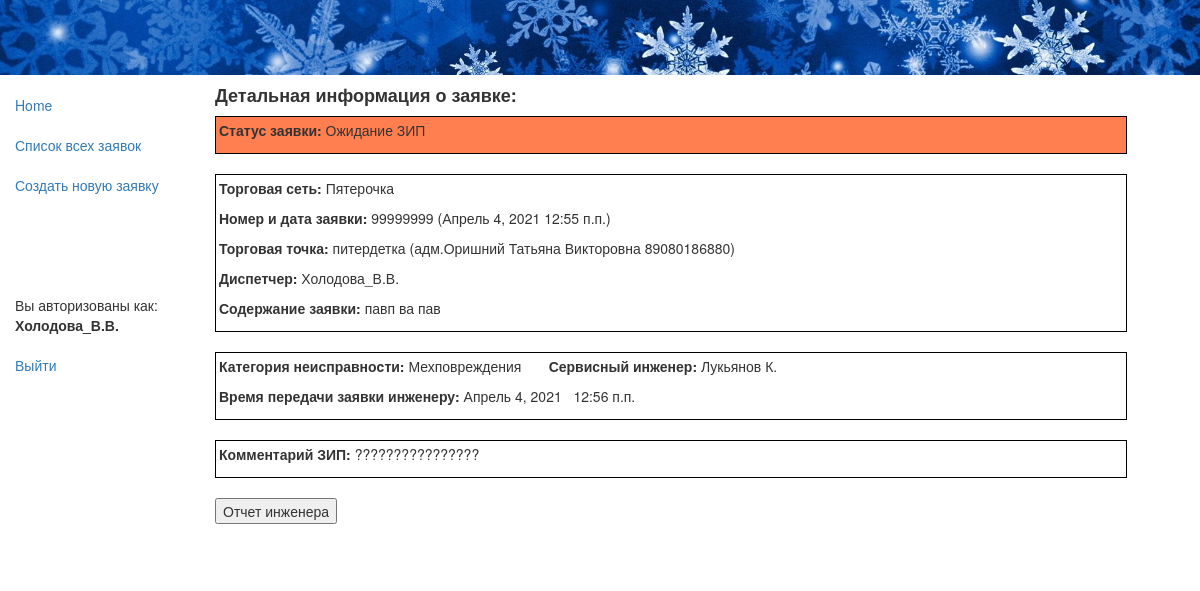
/app/rec/119 (signed in), run on the app's committed database.
### app/models.py (models this page shows, shortened)
class Rec(models.Model):
    status = models.ForeignKey(Status, null=True, on_delete=models.SET_NULL, default=4, verbose_name="Статус заявки")
    retail = models.ForeignKey(Retail, null=True, on_delete=models.SET_NULL, verbose_name="Торговая сеть")
    rec_date = models.DateField(auto_now_add=True, verbose_name="Дата создания заявки")
    rec_time = models.TimeField(auto_now_add=True, verbose_name="Время создания заявки")
    user = models.ForeignKey(User, null=True, on_delete=models.SET_NULL, verbose_name="Диспетчер")
    customer = models.CharField(max_length=100, verbose_name="ФИО инициатора заявки")
    rec_num = models.CharField(verbose_name='Номер заявки', max_length=8)
    store = models.ForeignKey(Store, null=True, on_delete=models.SET_NULL, verbose_name="Торговая точка, адрес")
    description = models.TextField(max_length=1000, verbose_name="Содержание заявки")
    trouble = models.ForeignKey(Trouble, null=True, on_delete=models.SET_NULL, verbose_name="Категория неисправности")
    tech = models.ForeignKey(Tech, null=True, on_delete=models.SET_NULL, verbose_name="Сервисный инженер")
    sign_day = models.DateField(null=True, verbose_name="Дата передачи заявки инженеру")
    sign_time = models.TimeField(null=True, verbose_name="Время передачи заявки инженеру")
    zip_comment = models.TextField(max_length=1000, null=True, verbose_name="Комментарий ЗИП")
    visit_day_begin = models.DateField(null=True, verbose_name="Дата начала работ")
    visit_time_begin = models.TimeField(null=True, verbose_name="Время начала работ")
    visit_day_end = models.DateField(null=True, verbose_name="Дата окончания работ")
    visit_time_end = models.TimeField(null=True, verbose_name="Время окончания работ")
    result = models.TextField(null=True, max_length=1000, verbose_name="Результат выезда")
    form = models.CharField(null=True, max_length=10, verbose_name="Номер заказа-наряда")
    jpg = models.ImageField(upload_to='images', null=True, verbose_name="Скан-копия заказа-наряда")
    class Meta:
        verbose_name = 'Заявка'
        verbose_name_plural = 'Заявки'
        ordering = ['-rec_time'] # отображение заявок в rec-list.html в обратном порядке по времени
        permissions = (("can_create_update", "Может rec_create и rec_update"),
                       ("can_list_detail", "Может rec_list и rec_detail"),
                       )
    def get_upd2_url(self):
        return reverse('rec_update2', args=[str(self.id)])

class Status(models.Model):
    name = models.CharField(max_length=32, help_text="Состояние заявки")
    class Meta:
        verbose_name = 'Статус'
        verbose_name_plural = 'Статусы'
    def __str__(self):
        return self.name

class Retail(models.Model):
    name = models.CharField(max_length=64, help_text="Торговая сеть")
    class Meta:
        verbose_name = 'Торговая сеть'
        verbose_name_plural = 'Торговые сети'
    def __str__(self):
        return self.name

class Store(models.Model):
    name = models.CharField(max_length=96, help_text="Торговая точка, адрес")
    retail = models.ForeignKey(Retail, null=True, on_delete=models.SET_NULL, verbose_name="Торговая сеть")
    class Meta:
        verbose_name = 'Магазин'
        verbose_name_plural = 'Магазины'
    def __str__(self):
        return self.name

class Trouble(models.Model):
    name = models.CharField(max_length=32, help_text="Категория неисправности")
    class Meta:
        verbose_name = 'Неисправность'
        verbose_name_plural = 'Неисправности'
    def __str__(self):
        return self.name

class Tech(models.Model):
    name = models.CharField(max_length=64, help_text="Сервисный инженер")
    class Meta:
        verbose_name = 'Инженер'
        verbose_name_plural = 'Инженеры'
    def __str__(self):
        return self.name

### app/views.py (the view)
# urls.py: url(r'^rec/(?P<pk>\d+)$', views.RecDetailView.as_view(), name='rec_detail'),
class RecDetailView(PermissionRequiredMixin, generic.DetailView):
    model = Rec
    permission_required = 'app.can_list_detail'
    extra_context = {'gray': gray, 'blue': blue, 'yellow': yellow, 'green': green, 'red': red}

### app/templates/app/rec_detail.html (shortened to what this page needs)
{% extends "base_generic.html" %}
{% block content %}
  <h4><strong>Детальная информация о заявке:</strong></h4>
                {% if rec.status == gray %}
     <div style="border: 1px solid black; background-color: #A9A9A9; padding: 3px; width:94%;">
                <p> <strong>Статус заявки:</strong>&nbsp;{{ rec.status }}&nbsp;</p></div>
                {% elif rec.status == blue %}
     <div style="border: 1px solid black; background-color: #00BFFF; padding: 3px; width:94%;">
                <p> <strong>Статус заявки:</strong>&nbsp;{{ rec.status }}&nbsp;</p></div>
                {% elif rec.status == red %}
     <div style="border: 1px solid black; background-color: #FF7F50; padding: 3px; width:94%;">
                <p> <strong>Статус заявки:</strong>&nbsp;{{ rec.status }}&nbsp;</p></div>
                {% elif rec.status == yellow %}
     <div style="border: 1px solid black; background-color: #FFD700; padding: 3px; width:94%;">
                <p> <strong>Статус заявки:</strong>&nbsp;{{ rec.status }}&nbsp;</p></div>
                {% elif rec.status == green %}
     <div style="border: 1px solid black; background-color: #32CD32; padding: 3px; width:94%;">
                <p> <strong>Статус заявки:</strong>&nbsp;{{ rec.status }}&nbsp;</p></div>
                {% endif %}
 <br>
  <div style="border: 1px solid black; background-color: white; padding: 3px; width:94%;">
      <p><strong>Торговая сеть:</strong>&nbsp;{{ rec.retail }} </p>
      <p><strong>Номер и дата заявки:</strong>&nbsp;{{ rec.rec_num }} ({{ rec.rec_date }} {{ rec.rec_time }})</p>
      <p><strong>Торговая точка:</strong>&nbsp;{{ rec.store }} ({{ rec.customer }}) </p>
      <p><strong>Диспетчер:</strong>&nbsp;{{ rec.user }}</p>
      <p><strong>Содержание заявки:</strong>&nbsp;{{ rec.description }}</p></div><br>
{% if rec.sign_day and rec.sign_time %}
  <div style="border: 1px solid black; background-color: white; padding: 3px; width:94%;">
  <p><strong>Категория неисправноcти:</strong>&nbsp;{{ rec.trouble }}  &nbsp; &nbsp; &nbsp;
    <strong>Сервисный инженер:</strong>&nbsp;{{ rec.tech }}</p>
  <p><strong>Время передачи заявки инженеру:</strong>&nbsp;{{ rec.sign_day }}&nbsp; &nbsp;{{ rec.sign_time }}</p></div><br>
{% endif %}
{% if rec.sign_day and rec.sign_time and rec.zip_comment %}
  <div style="border: 1px solid black; background-color: white; padding: 3px; width:94%;">
  <p><strong>Комментарий ЗИП:</strong>&nbsp;{{ rec.zip_comment }}  &nbsp; &nbsp; &nbsp;
   </p></div><br>
{% endif %}
{% if rec.sign_day and rec.sign_time and not rec.visit_day_begin and not rec.visit_time_begin and not rec.visit_day_end and not rec.visit_time_end %}
{% if perms.app.can_create_update %}
<form action="{{ rec.get_upd2_url }}">
   <button>Отчет инженера</button>
  </form><br>
<br>
{% endif %}
{% endif %}
{% endblock %}

### app/templates/base_generic.html (shortened to what this page needs)
<!DOCTYPE html>
<html lang="en">
<head>
  <link rel="stylesheet" href="https://maxcdn.bootstrapcdn.com/bootstrap/3.3.7/css/bootstrap.min.css">
  {% load static %}
  <link rel="stylesheet" href="{% static 'css/styles.css' %}">
  <img src="{% static 'images/snow.jpg' %}" alt="Snow" style="width:100%;"/>
</head>
<body>
  <div class="container-fluid">
    <div class="row">
      <div class="col-sm-2">
      {% block sidebar %}
      <ul class="sidebar-nav">
          <li><a href="{% url 'index' %}">Home</a></li> <br>
          {% if perms.app.can_list_detail %}
          <li><a href="{% url 'recs' %}">Список всех заявок</a></li>
          {% endif %}
          <br>
          {% if perms.app.can_create_update %}
          <li><a href="{% url 'rec_create' %}">Создать новую заявку</a></li>
          {% endif %}
          <br><br><br><br><br>
        {% if user.is_authenticated %}
            <li>Вы авторизованы как: </li><li><strong>{{ user.get_username }}</strong></li><br>
            <li><a href="{% url 'logout'%}?next={% url 'index' %}">Выйти</a></li>
        {% else %}
            <li><strong>Вы не авторизованы.</strong></li> <br>
            <li>Чтобы это исправить, </li>
            <li><a href="{% url 'login'%}?next={% url 'index' %}">нажмите здесь.</a></li>
        {% endif %}
      </ul>
     {% endblock %}
      </div>
      <div class="col-sm-10 ">
      {% block content %}{% endblock %}
      </div>
    </div>
  </div>
</body>
</html>

### app/static/css/styles.css (style rules this page uses)
.sidebar-nav { margin-top: 20px; padding: 0; list-style: none; }

### data on the page
Rec: status "Ожидание ЗИП", retail "Пятерочка", rec_num "99999999", rec_date "Апрель 4, 2021", rec_time "12:55 п.п.", store "питердетка", customer "адм.Оришний Татьяна Викторовна 89080186880", user "Холодова_В.В.", description "павп ва пав", trouble "Мехповреждения", tech "Лукьянов К.", sign_day "Апрель 4, 2021", sign_time "12:56 п.п.", zip_comment "????????????????"

### other printed values
{{ user.get_username }} "Холодова_В.В."
